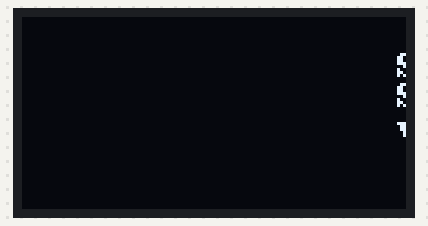
A sketch run on a simulated Arduino Uno, built with avr-gcc and run on an emulated ATmega328P. On the bench: 128×64 one-colour display.

Above: at 0.33 s.
At 5.18 s:
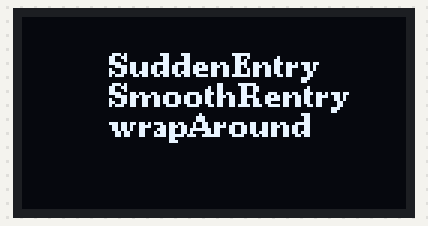
At 10.13 s:
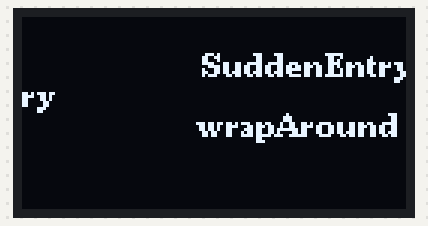
At 19.94 s:
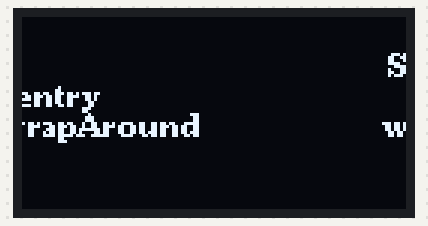
At 29.83 s:
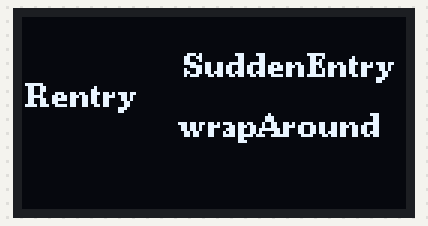
At 39.85 s:
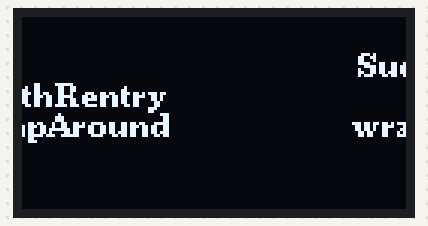

The sketch:

animations.ino
```cpp
/**
We will use the u8G2 library as it is the one compatible with our OLED display microcontroller (SH1106)
**/

#include <Arduino.h>
#include <U8g2lib.h>

#ifdef U8X8_HAVE_HW_SPI
#include <SPI.h>
#endif
#ifdef U8X8_HAVE_HW_I2C
#include <Wire.h>
#endif

void wrapAround(const char *str, int startRow);
void smoothExitRentry(const char *str, int startRow);
void exitSuddenRentry(const char *str, int startRow);

const int animationDelay = 100;
int currentTime = 0;
int previousTime = 0;
int screenHeight = 0;
int screenWidth = 0;

// int startCol = 128;
// int offset = 0;

U8G2_SH1106_128X64_NONAME_F_HW_I2C u8g2(U8G2_R0, /* reset=*/ U8X8_PIN_NONE);

void setup(void) {
  u8g2.begin();
  u8g2.clearBuffer();					// clear the internal memory
  u8g2.setFont(u8g2_font_ncenB08_tr);	// choose a suitable font
  screenHeight = u8g2.getHeight();
  screenWidth = u8g2.getWidth();
}

void loop(void) {

  currentTime = millis();
  if ((currentTime - previousTime) > animationDelay)
  {
    previousTime = currentTime;
    u8g2.clearBuffer();
    /*put the animation methods here*/
    exitSuddenRentry("SuddenEntry", 20);
    smoothExitRentry("SmoothRentry", 30);
    wrapAround("wrapAround", 40);
  u8g2.sendBuffer();

  }

}


void smoothExitRentry(const char *str, int startRow)
{
  static int startCol = screenWidth-1;
  static int offset = 0;

  u8g2.drawStr(startCol-offset, startRow, str); // scroll to the left
  int length = u8g2.getStrWidth(str);
  offset += 2;
  if((startCol - offset + length) <= 0)
  {
    startCol = 128;
    offset = 0;
  }
}

void exitSuddenRentry(const char *str, int startRow)
{
  static int startCol = screenWidth-1;
  static int offset = 0;

  u8g2.drawStr(startCol-offset, startRow, str); // scroll to the left

  offset += 2;
  if((startCol - offset) <= 0)
  {
    startCol = 128;
    offset = 0;
  }
}

void wrapAround(const char *str, int startRow)
{
  static int startCol = screenWidth-1;
  static int offset = 0;
  int textWidth = u8g2.getStrWidth(str);
  int currentPos = startCol - offset;

  u8g2.drawStr(currentPos, startRow, str); // scroll to the left

  if(currentPos < 0 )
  {
    int wrapWidth = -currentPos;
    if(wrapWidth > textWidth)
      wrapWidth = textWidth;

    String text = String(str);
    String subStr = text.substring(0, wrapWidth);
    u8g2.drawStr(screenWidth + currentPos, startRow, subStr.c_str()); // scroll to the left
  }

  offset += 2;
  if(currentPos <= - textWidth)
  {
    startCol = screenWidth - 1 ;
    offset = textWidth + 2;
  }

}
```
